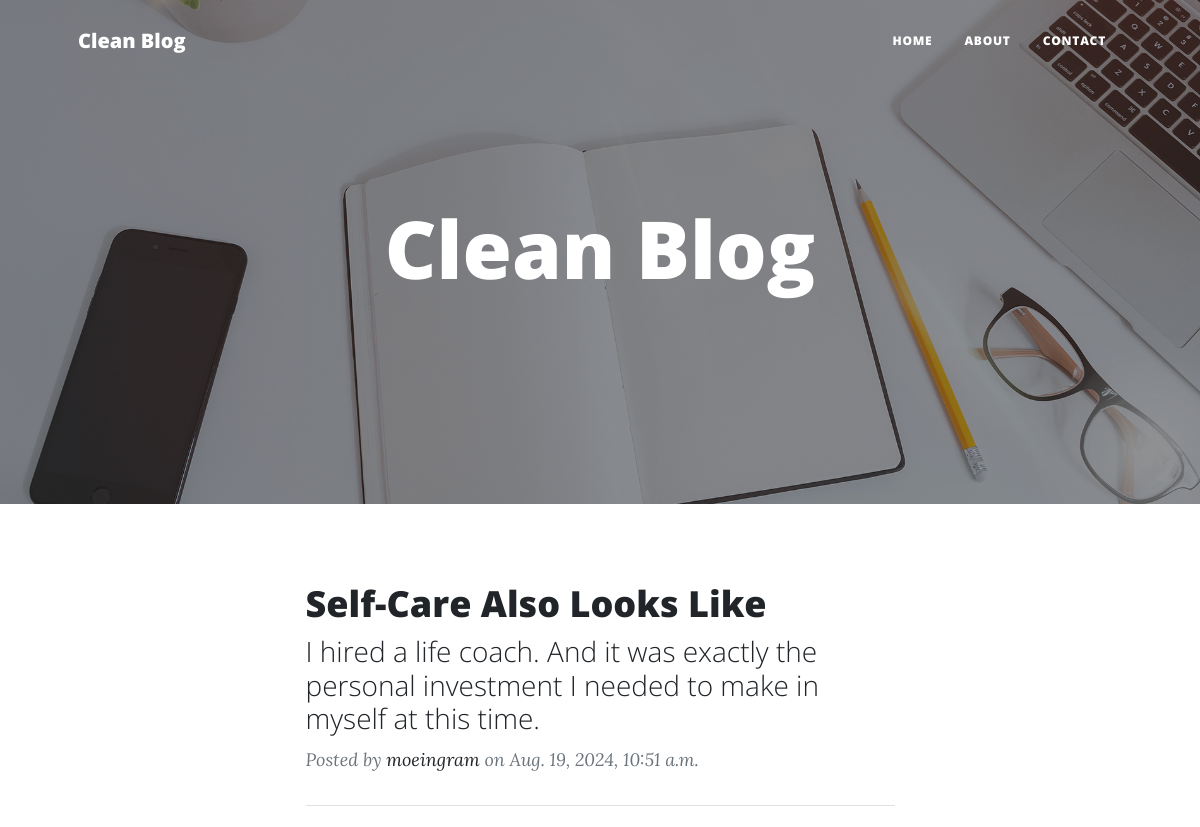
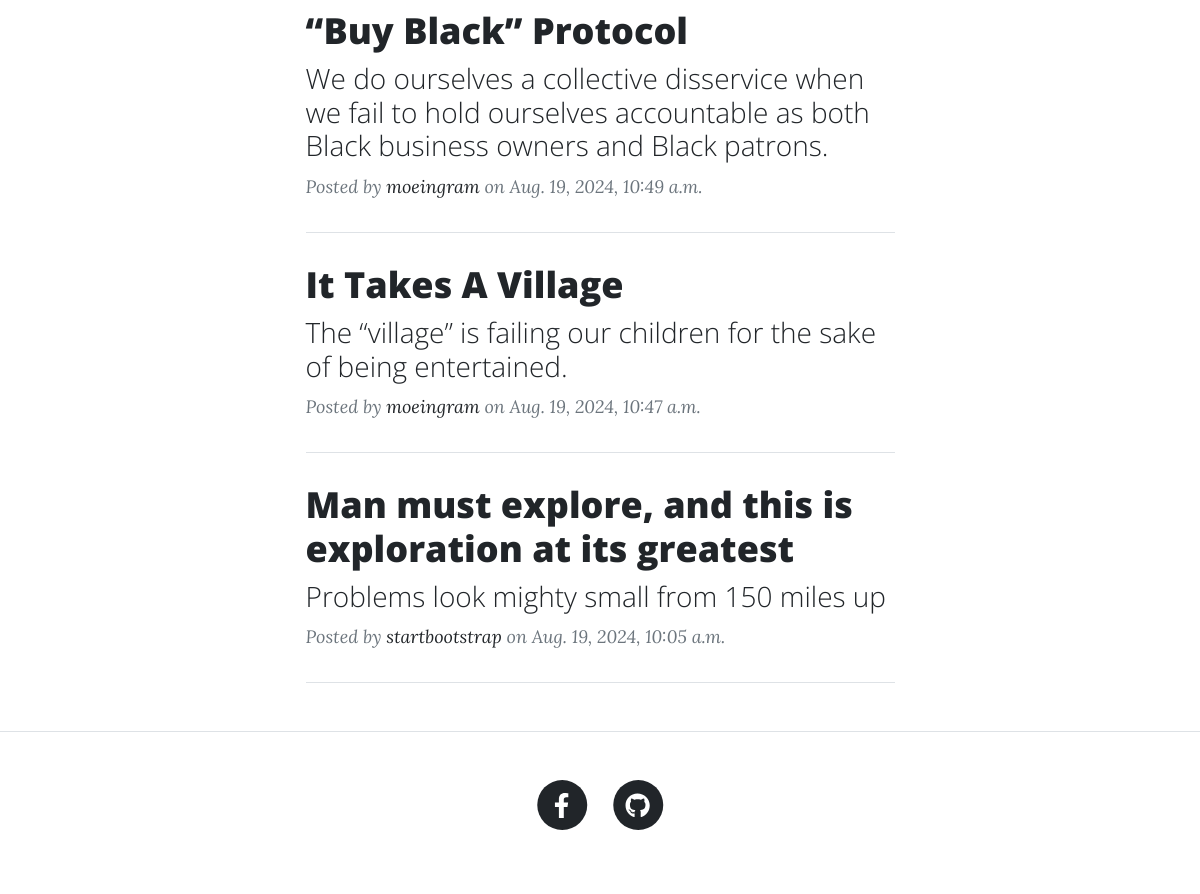
The app's page /, older data (2 pictures, top to bottom).
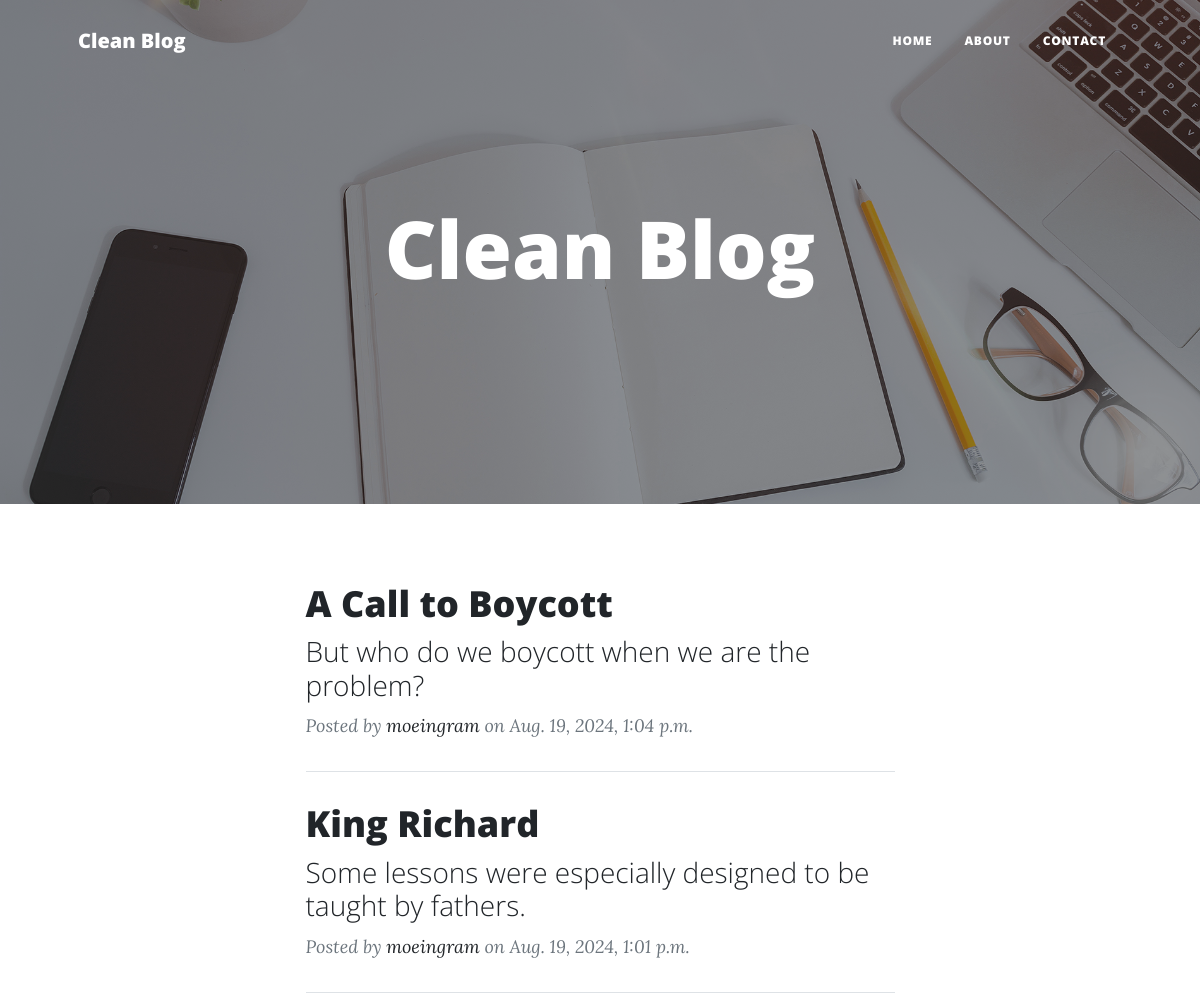
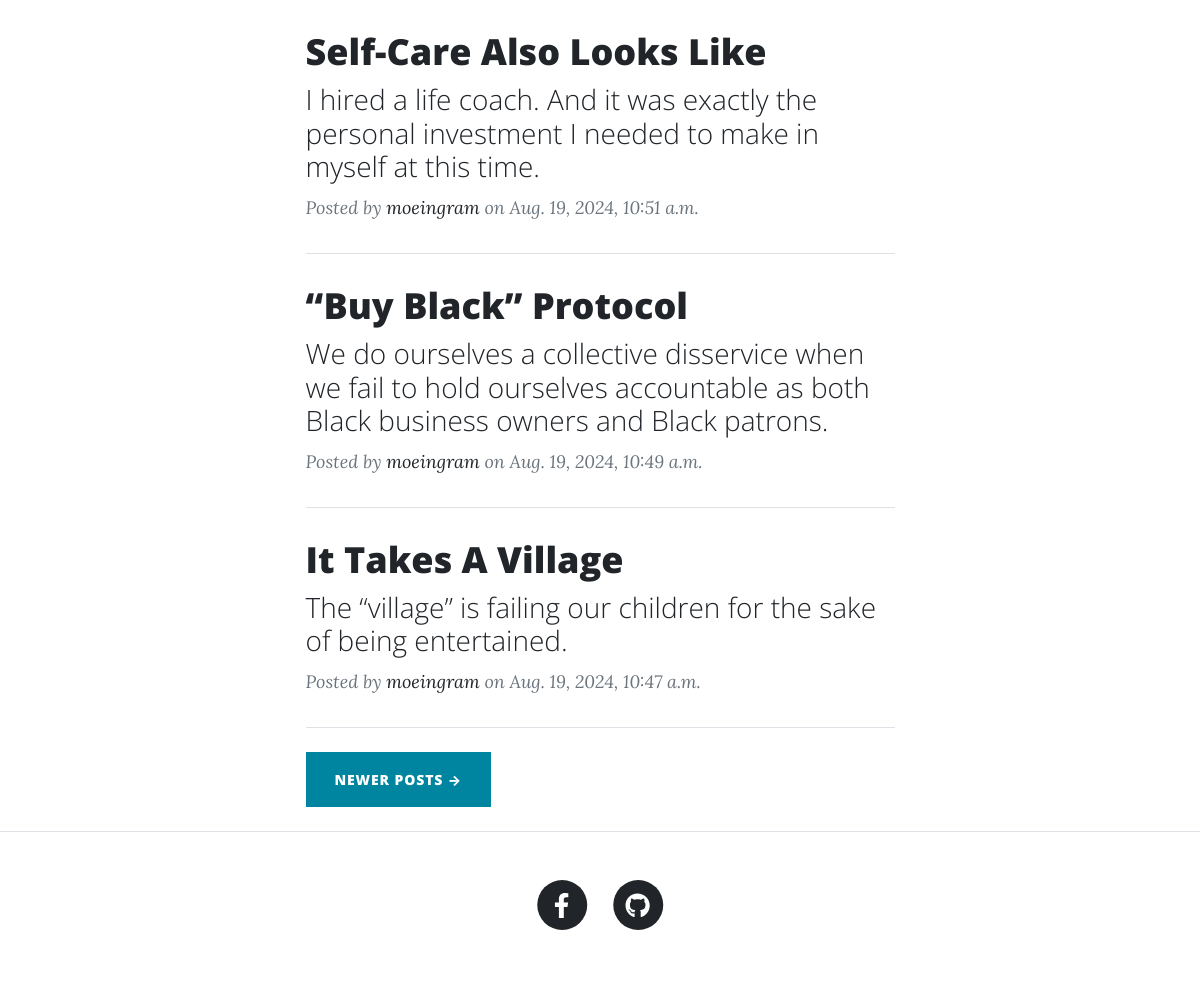
The same page, newer data (2 pictures, top to bottom).
### posts/models.py (models this page shows, shortened)
class Post(models.Model):
    title = models.CharField(max_length=200)
    sub_heading = models.CharField(max_length=250, blank=True, null=True)
    author = models.ForeignKey(CustomUser, on_delete=models.CASCADE)
    body = models.TextField()
    date = models.DateTimeField(default=timezone.now)
    images = models.ManyToManyField(Image, blank=True)
    class Meta:
        ordering = ["-date"]

class CustomUser(AbstractUser):
    bio = models.TextField(blank=True, null=True)
    profile_picture = models.ImageField(
        upload_to="profile_pics/", blank=True, null=True
    )
    date_of_birth = models.DateField(blank=True, null=True)
    def __str__(self):
        return self.username

### posts/views.py (the view)
# urls.py: path('', views.index, name='index'),
def index(request):
    all_posts = Post.objects.all().order_by('-date')  # Order posts by date in descending order
    paginator = Paginator(all_posts, 5)  # Show 5 posts per page
    page_number = request.GET.get('page')  # Get the page number from the query parameters
    page_obj = paginator.get_page(page_number)  # Get the posts for the current page
    return render(
        request,
        "index.html",
        {
            "title": "Home Page",
            "page_obj": page_obj,  # Pass the page object to the template
        }
    )

### templates/index.html (shortened to what the changed rows need)
{% load static %}
<!DOCTYPE html>
<html lang="en">
    <head>
        <link href="{% static 'css/styles.css' %}" rel="stylesheet" />
    </head>
    <body>
        <header class="masthead" style="background-image: url('{% static 'assets/img/home-bg.jpg' %}')">
            <div class="container position-relative px-4 px-lg-5">
                <div class="row gx-4 gx-lg-5 justify-content-center">
                    <div class="col-md-10 col-lg-8 col-xl-7">
                        <div class="site-heading">
                            <h1>Clean Blog</h1>
                        </div>
                    </div>
                </div>
            </div>
        </header>
        <div class="container px-4 px-lg-5">
            <div class="row gx-4 gx-lg-5 justify-content-center">
                <div class="col-md-10 col-lg-8 col-xl-7">
                    {% for post in page_obj %}
                    <div class="post-preview">
                        <a href="{% url 'post_detail' post.id %}">
                            <h2 class="post-title">{{ post.title }}</h2>
                            <h3 class="post-subtitle">{{ post.sub_heading}}</h3>
                        </a>
                        <p class="post-meta">
                            Posted by
                            <a href="{% url 'profile' post.author.id %}">{{ post.author }}</a>
                            on {{ post.date }}
                        </p>
                    </div>
                    <hr class="my-4" />
                    {% endfor %}
                    <div class="d-flex justify-content-between mb-4">
                        {% if page_obj.has_next %}
                            <a class="btn btn-primary text-uppercase" href="?page={{ page_obj.next_page_number }}">Newer Posts →</a>
                        {% endif %}
                    </div>
                </div>
            </div>
        </div>
    </body>
</html>

Row changes from the older to the newer data that the page shows:
no longer on this page (row unchanged): Post: title "Man must explore, and this is exploration at its greatest", sub_heading "Problems look mighty small from 150 miles up", author "startbootstrap", date "Aug. 19, 2024, 10:05 a.m."
added Post: title "A Call to Boycott", sub_heading "But who do we boycott when we are the problem?", author "moeingram", date "Aug. 19, 2024, 1:04 p.m."
added Post: title "King Richard", sub_heading "Some lessons were especially designed to be taught by fathers.", author "moeingram", date "Aug. 19, 2024, 1:01 p.m."
Text that changed along with them:
text now shown: "NEWER POSTS →"
